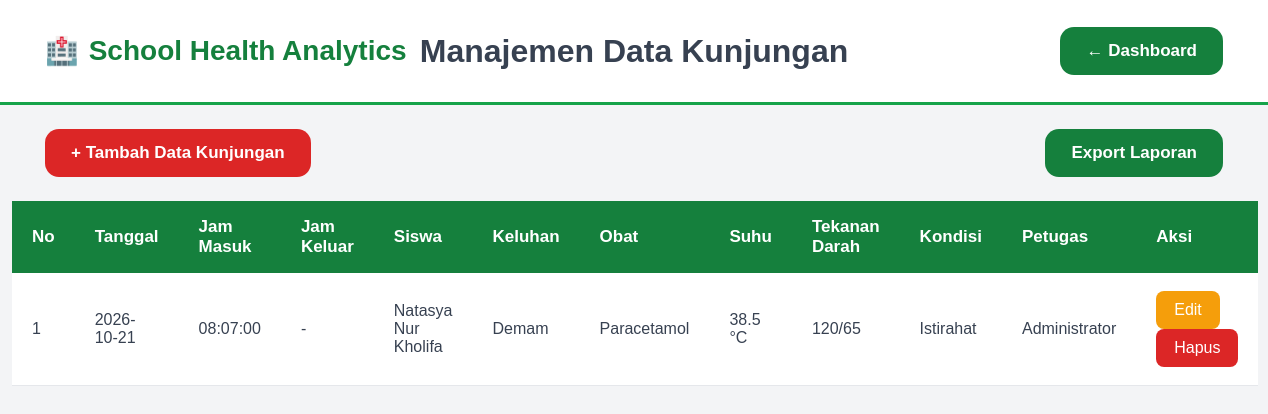
The page /kunjungan/index.php (signed in) on the database its author committed.
### tables this page shows
CREATE TABLE `kunjungan` (
  `id` int(11) NOT NULL,
  `siswa_id` int(11) DEFAULT NULL,
  `obat_id` int(11) DEFAULT NULL,
  `keluhan_id` int(11) DEFAULT NULL,
  `tanggal` date DEFAULT NULL,
  `jam` time DEFAULT NULL,
  `suhu` decimal(4,1) DEFAULT NULL,
  `tekanan_darah` varchar(20) DEFAULT NULL,
  `tindakan` text DEFAULT NULL,
  `catatan` text DEFAULT NULL,
  `kondisi` enum('Pulang','Istirahat','Rujuk') DEFAULT NULL,
  `petugas_id` int(11) DEFAULT NULL,
  `jam_keluar` time DEFAULT NULL
);

CREATE TABLE `siswa` (
  `id` int(11) NOT NULL,
  `nis` varchar(20) DEFAULT NULL,
  `nama` varchar(100) DEFAULT NULL,
  `jenis_kelamin` enum('L','P') DEFAULT NULL,
  `kelas` varchar(20) DEFAULT NULL,
  `tanggal_lahir` date DEFAULT NULL,
  `alamat` text DEFAULT NULL
);

CREATE TABLE `keluhan` (
  `id` int(11) NOT NULL,
  `nama_keluhan` varchar(100) DEFAULT NULL
);

CREATE TABLE `obat` (
  `id` int(11) NOT NULL,
  `nama_obat` varchar(100) DEFAULT NULL,
  `kategori` varchar(50) DEFAULT NULL,
  `stok` int(11) DEFAULT NULL,
  `satuan` varchar(30) DEFAULT NULL,
  `expired` date DEFAULT NULL,
  `created_at` timestamp NOT NULL DEFAULT current_timestamp()
);

CREATE TABLE `users` (
  `id` int(11) NOT NULL,
  `nama` varchar(100) DEFAULT NULL,
  `username` varchar(50) DEFAULT NULL,
  `password` varchar(255) DEFAULT NULL,
  `role` enum('admin','user') DEFAULT NULL,
  `created_at` timestamp NOT NULL DEFAULT current_timestamp()
);

### kunjungan/index.php (the view, shortened to what this page needs)
<?php
include "../config/koneksi.php";
$query = mysqli_query($conn,"
SELECT
kunjungan.*,
siswa.nama,
obat.nama_obat,
keluhan.nama_keluhan,
users.nama AS petugas
FROM kunjungan
LEFT JOIN siswa
ON kunjungan.siswa_id=siswa.id
LEFT JOIN obat
ON kunjungan.obat_id=obat.id
LEFT JOIN keluhan
ON kunjungan.keluhan_id=keluhan.id
LEFT JOIN users
ON kunjungan.petugas_id=users.id
ORDER BY tanggal DESC,jam DESC
");
?>
<!DOCTYPE html>
<html>
<head>
<link rel="stylesheet"
href="../assets/css/dashboard.css">
</head>
<body>
<header class="navbar">
    <div class="navbar-logo">
        <span class="logo-icon">🏥</span>
        <span>School Health Analytics</span>
    </div>
    <div class="navbar-title">
        Manajemen Data Kunjungan
    </div>
    <a href="../dashboard.php" class="btn-dashboard">
        ← Dashboard
    </a>
</header>
<div class="action-bar">
    <a href="tambah.php" class="btn-tambah">
        + Tambah Data Kunjungan
    </a>
     <a href="laporan.php" class="btn-dashboard">
        Export Laporan
    </a>
</div>
<div class="table-wrapper">
<table>
<thead>
<tr>
<th>No</th>
<th>Tanggal</th>
<th>Jam Masuk</th>
<th>Jam Keluar</th>
<th>Siswa</th>
<th>Keluhan</th>
<th>Obat</th>
<th>Suhu</th>
<th>Tekanan Darah</th>
<th>Kondisi</th>
<th>Petugas</th>
<th>Aksi</th>
</tr>
</thead>
<tbody>
<?php
$no=1;
while($data=mysqli_fetch_assoc($query)){
?>
<tr>
<td><?=$no++;?></td>
<td><?=$data['tanggal'];?></td>
<td><?=$data['jam'];?></td>
<td><?=$data['jam_keluar'] ?: '-';?></td>
<td><?=$data['nama'];?></td>
<td><?=$data['nama_keluhan'];?></td>
<td><?=$data['nama_obat'];?></td>
<td><?=$data['suhu'];?> °C</td>
<td><?=$data['tekanan_darah'];?></td>
<td><?=$data['kondisi'];?></td>
<td><?=$data['petugas'];?></td>
<td>
<a
href="edit.php?id=<?=$data['id'];?>"
class="btn-edit">
Edit
</a>
<a
href="hapus.php?id=<?=$data['id'];?>"
class="btn-delete"
onclick="return confirm('Hapus data?')">
Hapus
</a>
</td>
</tr>
<?php } ?>
</tbody>
</table>
</div>
</body>
</html>

### assets/css/dashboard.css (style rules this page uses)
* { margin:0; padding:0; box-sizing:border-box; font-family:Arial, Helvetica, sans-serif; }
body { background:#f4f7fb; color:#333; }
table { width:100%; border-collapse:collapse; }
table th { background:#2563eb; color:white; padding:12px; }
table td { padding:12px; border-bottom:1px solid #eee; }
.btn-add, .btn-save, .btn-edit, .btn-delete, .btn-back, .back-link, .btn-cancel { display:inline-block; text-decoration:none; border:none; padding:10px 18px; border-radius:8px; cursor:pointer; transition:.3s; color:white; }
.btn-edit { background:#f59e0b; }
.btn-delete { background:#ef4444; }
.btn-dashboard { background:#2563eb; color:#fff; text-decoration:none; padding:12px 24px; border-radius:12px; font-weight:600; transition:.3s; }
.navbar { width: 100%; min-height: 105px; display: flex; align-items: center; justify-content: space-between; padding: 0 45px; box-sizing: border-box; background: #ffffff; border-bottom: 3px solid #2563eb; box-shadow: 0 2px 10px rgba(0, 0, 0, 0.05); }
.navbar-logo { display: flex; align-items: center; gap: 10px; color: #2563eb; font-size: 28px; font-weight: 700; white-space: nowrap; }
.logo-icon { font-size: 27px; }
.navbar-title { position: absolute; left: 50%; transform: translateX(-50%); color: #172033; font-size: 32px; font-weight: 700; white-space: nowrap; }
.btn-dashboard { display: inline-flex; align-items: center; justify-content: center; padding: 14px 26px; background: #2563eb; color: #ffffff; text-decoration: none; border-radius: 14px; font-size: 17px; font-weight: 600; transition: 0.3s; }
.action-bar { width: 100%; box-sizing: border-box; display: flex; align-items: center; justify-content: space-between; padding: 24px 45px; background: #f8fafc; }
.btn-tambah { display: inline-flex; align-items: center; justify-content: center; padding: 14px 26px; background: #dc2626; color: #ffffff; text-decoration: none; border-radius: 14px; font-size: 17px; font-weight: 600; transition: 0.3s; }
table { width: calc(100% - 24px); margin: 0 12px 30px; border-collapse: collapse; background: #ffffff; }
table thead { background: #2563eb; color: #ffffff; }
table th { padding: 16px 20px; font-size: 17px; font-weight: 700; text-align: left; }
table td { padding: 18px 20px; border-bottom: 1px solid #e5e7eb; font-size: 16px; color: #172033; }
body { background: #f3f4f6; color: #374151; }
table { background: #ffffff; }
table thead { background: #15803d; color: #ffffff; }
table th { background: #15803d; color: #ffffff; }
table td { color: #374151; border-bottom: 1px solid #e5e7eb; }
.btn-edit { background: #f59e0b; }
.btn-delete { background: #dc2626; }
.btn-dashboard { background: #15803d; color: #ffffff; }
.navbar { background: #ffffff; border-bottom: 3px solid #16a34a; }
.navbar-logo { color: #15803d; }
.navbar-title { color: #374151; }
.navbar .btn-dashboard { background: #15803d; }
.action-bar { background: #f3f4f6; }
.btn-tambah { background: #dc2626; }

### rows shown on the page
kunjungan: tanggal "2026-10-21", jam "08:07:00", jam_keluar "-", siswa.nama "Natasya Nur Kholifa", keluhan.nama_keluhan "Demam", obat.nama_obat "Paracetamol", suhu "38.5", tekanan_darah "120/65", kondisi "Istirahat", petugas.nama "Administrator"
